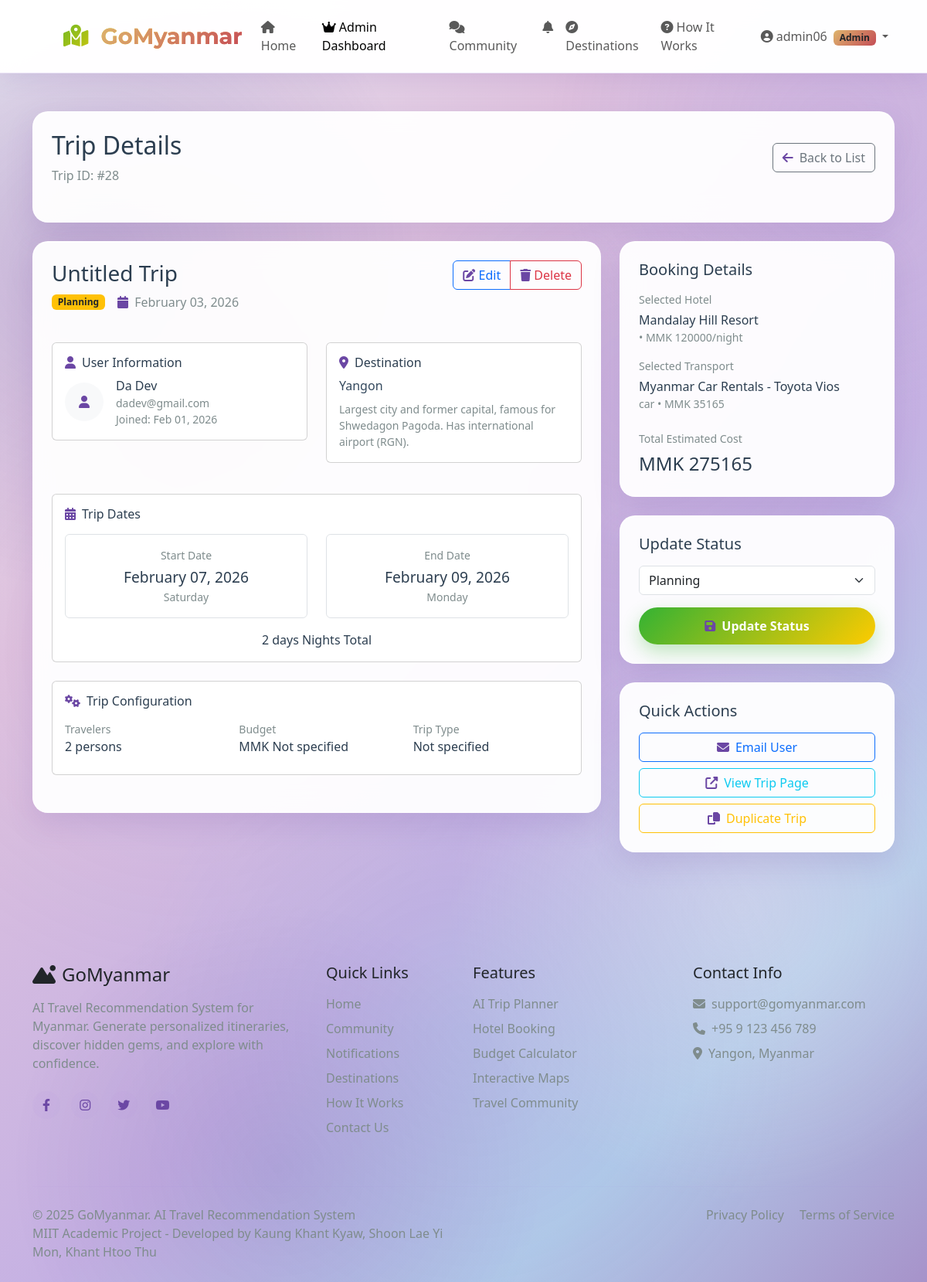
/users/admin/trips/28/ (signed in), run on an earlier commit of the app's database.
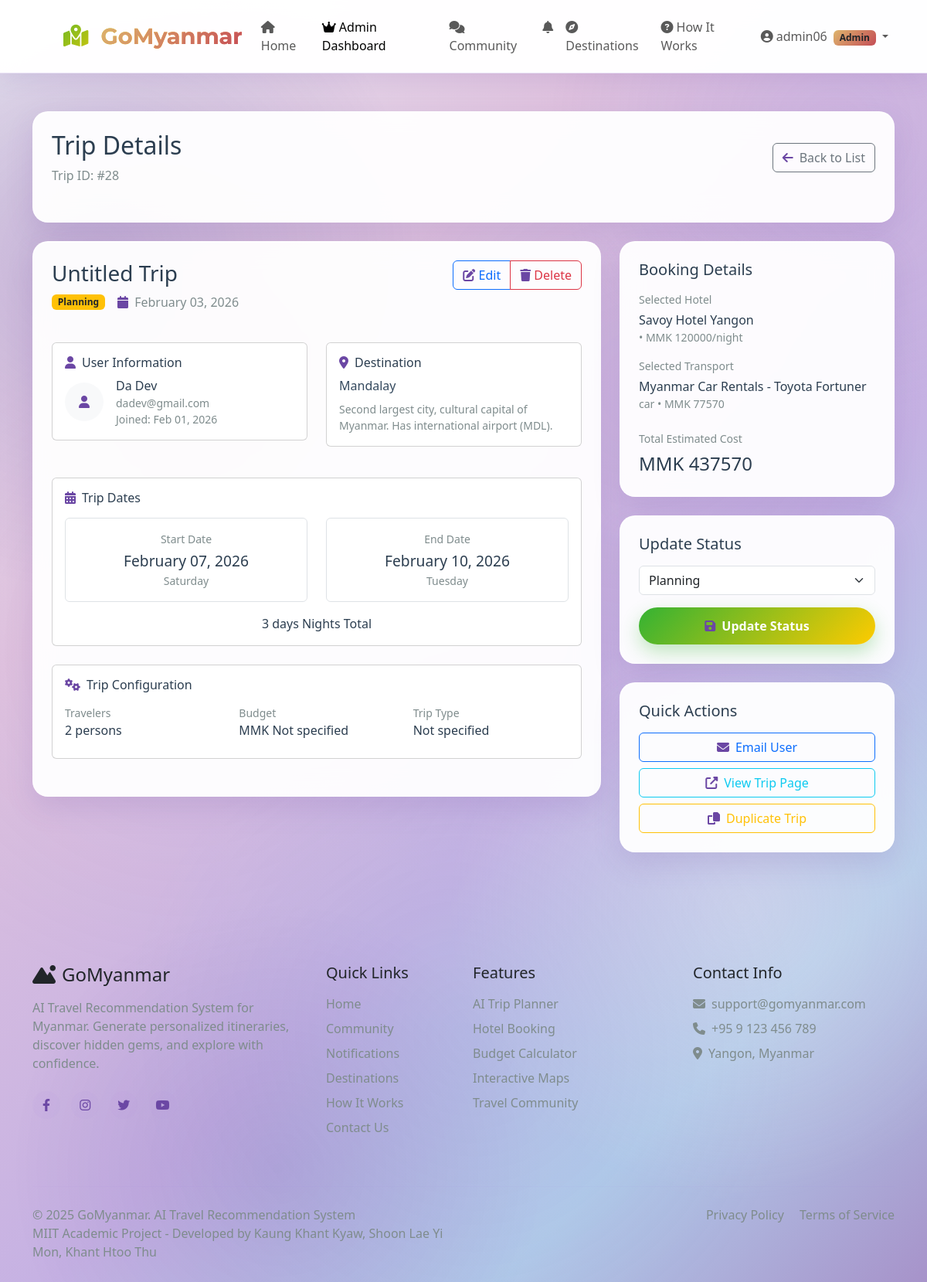
And on a later commit of the database.
### planner/models.py (models this page shows, shortened)
class TripPlan(models.Model):
    user = models.ForeignKey(User, on_delete=models.CASCADE, related_name='trips')
    origin = models.ForeignKey(
        Destination,
        on_delete=models.CASCADE,
        related_name='departing_trips',
        verbose_name='From',
        default=1
    )
    destination = models.ForeignKey(Destination, on_delete=models.CASCADE, related_name='arriving_trips', verbose_name='To')
    start_date = models.DateField()
    end_date = models.DateField()
    travelers = models.IntegerField(default=1)
    budget_range = models.CharField(max_length=20, choices=[
        ('low', 'Budget'),
        ('medium', 'Medium'),
        ('high', 'Luxury'),
    ])
    accommodation_type = models.CharField(max_length=20, blank=True)
    selected_hotel = models.ForeignKey(Hotel, on_delete=models.SET_NULL, null=True, blank=True)
    transportation_preference = models.CharField(max_length=20, blank=True)
    selected_transport = models.JSONField(default=dict, blank=True)
    status = models.CharField(max_length=20, default='draft', choices=[
        ('draft', 'Draft'),
        ('planning', 'Planning'),
        ('booked', 'Booked'),
        ('completed', 'Completed'),
        ('cancelled', 'Cancelled'),
    ])
    notes = models.TextField(blank=True)
    created_at = models.DateTimeField(auto_now_add=True)
    updated_at = models.DateTimeField(auto_now=True)
    def calculate_nights(self):
        days = (self.end_date - self.start_date).days
        return max(1, days)
    def get_total_cost(self):
        total = 0
        nights = self.calculate_nights()
        if self.selected_hotel:
            total += float(self.selected_hotel.price_per_night) * nights
        if self.selected_transport and 'price' in self.selected_transport:
            total += float(self.selected_transport['price'])
        return int(total)
    class Meta:
        ordering = ['-created_at']

class Destination(models.Model):
    name = models.CharField(max_length=100)
    region = models.CharField(max_length=100)
    type = models.CharField(max_length=50, choices=[
        ('city', 'City'),
        ('town', 'Town'),
        ('attraction', 'Attraction'),
        ('state', 'State'),
        ('region', 'Region'),
        ('union_territory', 'Union Territory')
    ])
    latitude = models.DecimalField(max_digits=9, decimal_places=6, null=True, blank=True)
    longitude = models.DecimalField(max_digits=9, decimal_places=6, null=True, blank=True)
    description = models.TextField(blank=True)
    image = models.ImageField(upload_to='destinations/', blank=True, null=True)
    is_active = models.BooleanField(default=True)
    created_at = models.DateTimeField(auto_now_add=True)
    updated_at = models.DateTimeField(auto_now=True)
    default_airlines = models.ManyToManyField(Airline, blank=True,
        help_text="Default airlines for this destination")
    class Meta:
        ordering = ['name']

class Hotel(models.Model):
    name = models.CharField(max_length=200)
    destination = models.ForeignKey(Destination, on_delete=models.CASCADE, related_name='hotels')
    address = models.TextField()
    latitude = models.DecimalField(max_digits=9, decimal_places=6, null=True, blank=True)
    longitude = models.DecimalField(max_digits=9, decimal_places=6, null=True, blank=True)
    price_per_night = models.DecimalField(
        max_digits=10,
        decimal_places=0,
        validators=[MinValueValidator(0)],
        help_text="Price in MMK (Myanmar Kyat)"
    )
    category = models.CharField(max_length=20, choices=[
        ('budget', 'Budget (Under 50,000 MMK)'),
        ('medium', 'Medium (50,000 - 150,000 MMK)'),
        ('luxury', 'Luxury (150,000+ MMK)'),
    ])
    amenities = models.JSONField(default=list)
    rating = models.DecimalField(
        max_digits=2,
        decimal_places=1,
        default=0,
        validators=[MinValueValidator(0), MaxValueValidator(5)]
    )
    review_count = models.IntegerField(default=0)
    image = models.ImageField(upload_to='hotels/', blank=True, null=True)
    description = models.TextField(blank=True)
    gallery_images = models.JSONField(default=list, blank=True)
    is_active = models.BooleanField(default=True)
    created_at = models.DateTimeField(auto_now_add=True)
    created_by_admin = models.BooleanField(default=False, help_text="Whether this hotel was created by admin")
    is_real_hotel = models.BooleanField(default=False, help_text="Is this a real hotel from Google Maps?")
    google_place_id = models.CharField(max_length=255, blank=True, null=True)
    phone_number = models.CharField(max_length=50, blank=True, null=True)
    website = models.URLField(blank=True, null=True)
    check_in_time = models.TimeField(default='14:00')
    check_out_time = models.TimeField(default='12:00')

### users/models.py (models this page shows, shortened)
class CustomUser(AbstractUser):
    USER_TYPE_CHOICES = (
        ('user', 'User'),
        ('admin', 'Admin'),
    )
    username = models.CharField(
        _('username'),
        max_length=150,
        unique=False,  # CHANGED: This allows duplicate usernames
        help_text=_('Required. 150 characters or fewer. Letters, digits and @/./+/-/_ only.'),
    )
    email = models.EmailField(
        _('email address'),
        unique=True,  # CHANGED: Email must be unique
        error_messages={
            'unique': _("A user with that email already exists."),
        },
    )
    USERNAME_FIELD = 'email'  # Login with email
    REQUIRED_FIELDS = ['username']  # Username is still required but not for login
    objects = CustomUserManager()
    user_type = models.CharField(max_length=20, choices=USER_TYPE_CHOICES, default='user')
    profile_picture = models.ImageField(upload_to='profile_pics/', blank=True, null=True)
    bio = models.TextField(blank=True)
    phone_number = models.CharField(max_length=20, blank=True)
    location = models.CharField(max_length=100, blank=True)
    followers = models.ManyToManyField('self', symmetrical=False, related_name='following', blank=True)
    class Meta:
        verbose_name = _('user')
        verbose_name_plural = _('users')
        ordering = ['email', 'username']
    def is_admin_user(self):
        return self.user_type == 'admin' or self.is_staff or self.is_superuser

### users/views_admin.py (the view)
# urls.py: path('admin/trips/<int:trip_id>/', views_admin.admin_trip_details, name='admin_trip_details'),
@user_passes_test(is_admin)
def admin_trip_details(request, trip_id):
    trip = get_object_or_404(TripPlan, id=trip_id)
    context = {
        'trip': trip,
        'nights': trip.calculate_nights(),
        'total_cost': trip.get_total_cost(),
    }
    return render(request, 'users/admin_trip_details.html', context)

### planner/context_processors.py (called while the page is built)
def leaflet_config(request):
    return {
        'LEAFLET_CONFIG': settings.LEAFLET_CONFIG,
        'USE_GOOGLE_MAPS': False,
        'MAP_PROVIDER': 'leaflet'
    }

### posts/context_processors.py (called while the page is built)
def notifications_context(request):
    context = {}
    if request.user.is_authenticated:
        try:
            unread_count = Notification.objects.filter(
                recipient=request.user,
                is_read=False
            ).count()
            context['unread_notifications'] = unread_count
        except:
            context['unread_notifications'] = 0
    return context

### users/views_admin.py (called while the page is built)
def is_admin(user):
    return user.is_superuser or user.groups.filter(name='Admin').exists() or getattr(user, 'user_type', None) == 'admin'

### templates/users/admin_trip_details.html (shortened to what the changed rows need)
{% extends 'base.html' %}
{% block content %}
<div class="container py-5 mt-5">
    <div class="card-glass p-4 mb-4">
        <div class="d-flex justify-content-between align-items-center mb-4">
            <div>
                <h2 class="mb-2" style="color: #2c3e50;">Trip Details</h2>
                <p class="mb-0" style="color: #7f8c8d;">Trip ID: #{{ trip.id }}</p>
            </div>
        </div>
    </div>
    <div class="row">
        <div class="col-lg-8 mb-4">
            <div class="card-glass p-4">
                <div class="d-flex justify-content-between align-items-start mb-4">
                    <div>
                        <div class="d-flex align-items-center mb-3">
                            <span class="badge {% if trip.status == 'completed' %}bg-success{% elif trip.status == 'booked' %}bg-primary{% elif trip.status == 'planning' %}bg-warning text-dark{% else %}bg-secondary{% endif %} me-3">
                                {{ trip.get_status_display }}
                            </span>
                            <span style="color: #7f8c8d;">
                                <i class="fas fa-calendar me-1"></i>
                                {{ trip.created_at|date:"F d, Y" }}
                            </span>
                        </div>
                    </div>
                </div>
                <div class="row mb-4">
                    <div class="col-md-6 mb-3">
                        <div class="card p-3" style="background: rgba(255, 255, 255, 0.9);">
                            <div class="d-flex align-items-center">
                                <div>
                                    <div style="color: #2c3e50; font-weight: 500;">{{ trip.user.username }}</div>
                                    <div class="text-gray small">{{ trip.user.email }}</div>
                                    <div class="text-gray small">
                                        Joined: {{ trip.user.date_joined|date:"M d, Y" }}
                                    </div>
                                </div>
                            </div>
                        </div>
                    </div>
                    <div class="col-md-6 mb-3">
                        <div class="card p-3" style="background: rgba(255, 255, 255, 0.9);">
                            <h6 style="color: #2c3e50;" class="mb-2">
                                <i class="fas fa-map-marker-alt me-2"></i>Destination
                            </h6>
                            <div style="color: #34495e; font-weight: 500;">{{ trip.destination.name }}</div>
                            <div class="text-gray small mt-2">
                                {{ trip.destination.description|truncatechars:100 }}
                            </div>
                        </div>
                    </div>
                </div>
                <div class="card p-3 mb-4" style="background: rgba(255, 255, 255, 0.9);">
                    <div class="row">
                        <div class="col-md-6">
                            <div class="text-center p-3 border rounded">
                                <div class="text-gray small mb-1">Start Date</div>
                                <div style="color: #2c3e50; font-size: 1.2rem; font-weight: 500;">
                                    {{ trip.start_date|date:"F d, Y" }}
                                </div>
                                <div class="text-gray small">{{ trip.start_date|date:"l" }}</div>
                            </div>
                        </div>
                        <div class="col-md-6">
                            <div class="text-center p-3 border rounded">
                                <div class="text-gray small mb-1">End Date</div>
                                <div style="color: #2c3e50; font-size: 1.2rem; font-weight: 500;">
                                    {{ trip.end_date|date:"F d, Y" }}
                                </div>
                                <div class="text-gray small">{{ trip.end_date|date:"l" }}</div>
                            </div>
                        </div>
                        <div class="col-12 mt-3 text-center">
                            <div style="color: #2c3e50; font-weight: 500;">
                                {% with nights=trip.end_date|timeuntil:trip.start_date %}
                                {{ nights }} Night{% if nights != 1 %}s{% endif %} Total
                                {% endwith %}
                            </div>
                        </div>
                    </div>
                </div>
                <div class="card p-3 mb-4" style="background: rgba(255, 255, 255, 0.9);">
                    <div class="row">
                        <div class="col-md-4 mb-2">
                            <div class="text-gray small">Travelers</div>
                            <div style="color: #2c3e50; font-weight: 500;">
                                {{ trip.travelers }} person{% if trip.travelers != 1 %}s{% endif %}
                            </div>
                        </div>
                    </div>
                </div>
            </div>
        </div>
        <div class="col-lg-4">
            <div class="card-glass p-4 mb-4">
                {% if trip.selected_hotel %}
                <div class="mb-3">
                    <div class="text-gray small mb-1">Selected Hotel</div>
                    <div style="color: #2c3e50; font-weight: 500;">{{ trip.selected_hotel.name }}</div>
                    <div class="text-gray small">
                        • MMK {{ trip.selected_hotel.price_per_night|floatformat:0 }}/night
                    </div>
                </div>
                {% endif %}
                {% if trip.selected_transport %}
                <div class="mb-3">
                    <div class="text-gray small mb-1">Selected Transport</div>
                    <div style="color: #2c3e50; font-weight: 500;">
                        {{ trip.selected_transport.name|default:"Transport" }}
                    </div>
                    <div class="text-gray small">
                        {{ trip.selected_transport.type|default:"" }}
                        {% if trip.selected_transport.price %}
                        • MMK {{ trip.selected_transport.price|floatformat:0 }}
                        {% endif %}
                    </div>
                </div>
                {% endif %}
                <div class="mt-4">
                    <div class="text-gray small mb-1">Total Estimated Cost</div>
                    <div style="color: #2c3e50; font-size: 1.5rem; font-weight: 500;">
                        MMK {{ trip.get_total_cost|floatformat:0|default:"0" }}
                    </div>
                </div>
            </div>
            <div class="card-glass p-4 mb-4">
                <form method="post" action="{% url 'users:admin_trip_detail' trip.id %}">
                    <div class="mb-3">
                        <select class="form-select" name="status">
                            <option value="planning" {% if trip.status == 'planning' %}selected{% endif %}>Planning</option>
                        </select>
                    </div>
                </form>
            </div>
        </div>
    </div>
</div>
{% endblock %}

What changed in the data, as far as the page shows it:
changed TripPlan "Saturday": destination.name "Yangon" → "Mandalay"; destination.description "Largest city and former capital, famous for Shwedagon Pagoda. Has international airport (RGN)." → "Second largest city, cultural capital of Myanmar. Has international airport (MDL)."; end_date "February 09, 2026" → "February 10, 2026"; end_date "Monday" → "Tuesday"; selected_hotel.name "Mandalay Hill Resort" → "Savoy Hotel Yangon"; selected_transport.name "Myanmar Car Rentals - Toyota Vios" → "Myanmar Car Rentals - Toyota Fortuner"; selected_transport.price "35165" → "77570"; get_total_cost "275165" → "437570"
Also different on the page:
{{ nights }}: "2 days" → "3 days"
